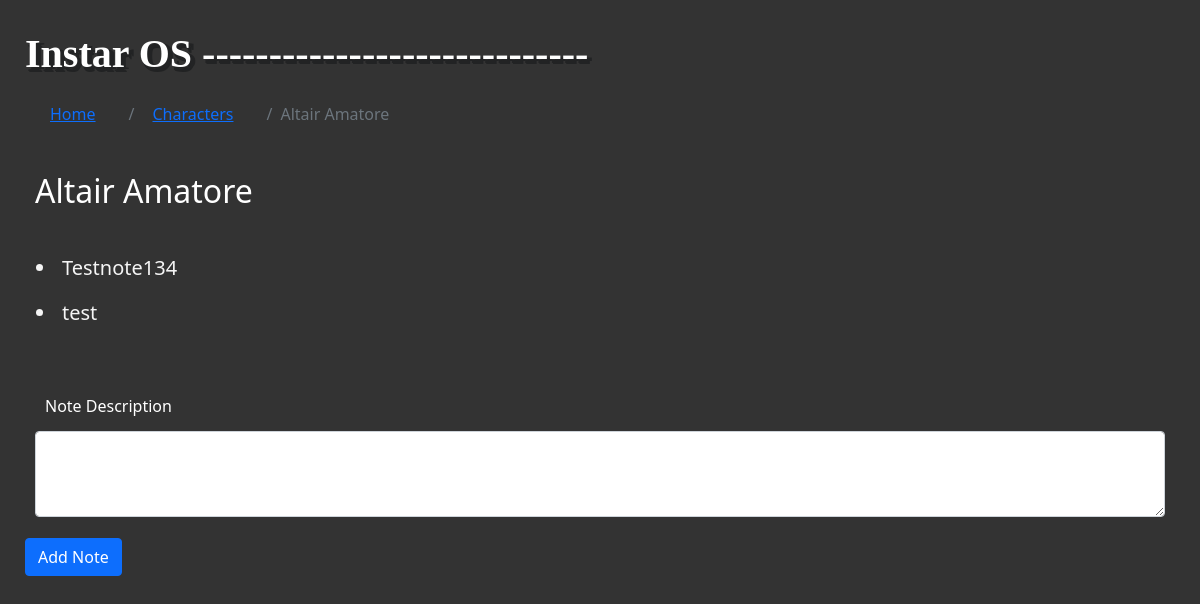
Page /people/1/ on the earlier database version.
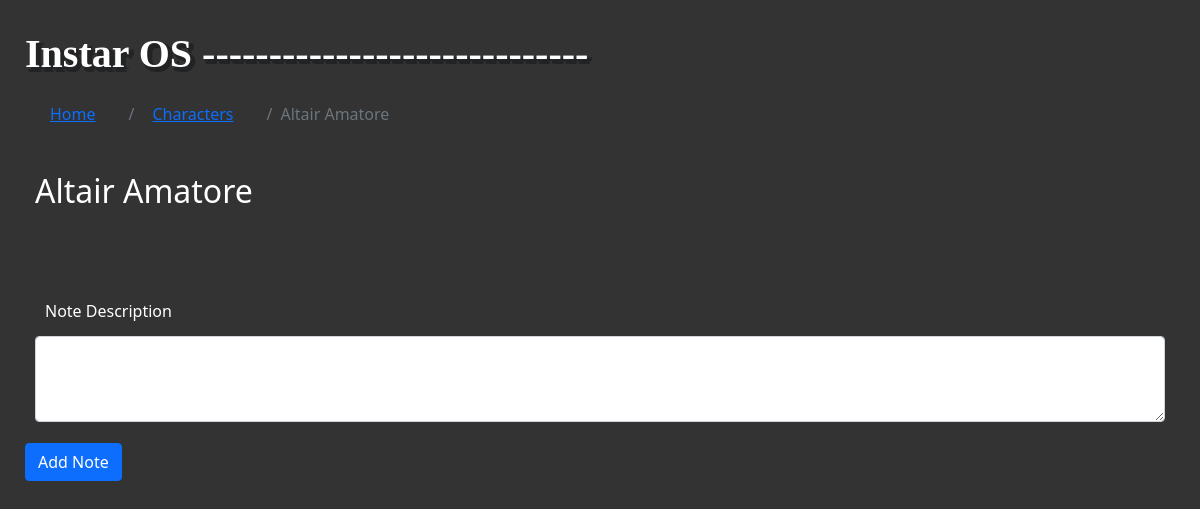
Same page on the later database version.
### people/models.py (models this page shows, shortened)
class Note(models.Model):
    character = models.ForeignKey(Character, on_delete=models.CASCADE)
    note_text = models.CharField(max_length=400)

### people/views.py (the view)
# urls.py: path('<int:character_id>/', views.detail, name="detail"),
def detail(request, character_id):
    character = get_object_or_404(Character, pk=character_id)
    notes_list = Note.objects.filter(character=character)
    return render(request, 'people/detail.html', {'character':character, 'notes_list':notes_list})

### people/templates/people/detail.html (shortened to what this page needs)
<html>
    <head>
    </head>
    {% load static %}
    <link href="https://cdn.jsdelivr.net/npm/bootstrap@5.1.3/dist/css/bootstrap.min.css" rel="stylesheet">
    <link rel="stylesheet" href="https://cdn.jsdelivr.net/npm/@fortawesome/fontawesome-free@5.15.4/css/fontawesome.min.css">
    <link rel="stylesheet" href="{% static 'css/style.css' %}">
    <body>
        <div class="instarlogo">Instar OS</div>
        <nav aria-label="breadcrumb">
            <ol class="breadcrumb">
              <li class="breadcrumb-item"><a href="../..">Home</a></li>
              <li class="breadcrumb-item"><a href="..">Characters</a></li>
              <li class="breadcrumb-item active" aria-current="page"> {{ character.name }}</li>
            </ol>
          </nav>
        <section id="character">
          <h2> {{ character.name}} </h2>
        </section>
        <div class="list-group">
          <ul>
              {% for note in notes_list %}
              <li class = 'notes_list'>{{ note.note_text }}</li>
              {% endfor %}
          </ul>
      </div>
        <form action="{% url 'people:note' character.id %}" method="post">
            <div class="mb-3">
              <label for="exampleFormControlTextarea1" class="form-label">Note Description</label>
              <textarea class="form-control" name='note' rows="3"></textarea>
            </div>
            <button type="submit" class="btn btn-primary">Add Note</button>
          </form>
    </body>
</html>

Differences in the rows shown:
removed Note: note_text "Testnote134"
removed Note: note_text "test"
